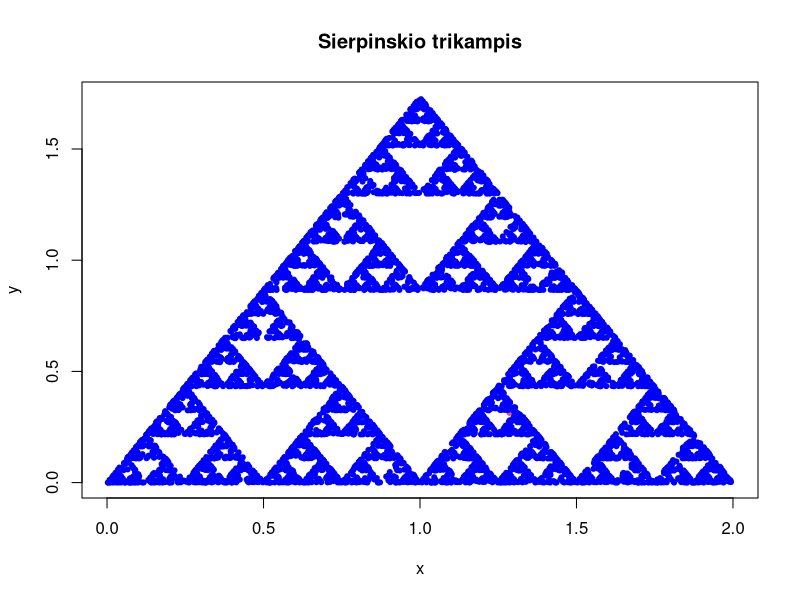

Write R code to recreate this figure.
## ---- chunk 1
A<-c(0,0)
B<-c(2,0)
C<-c(1,sqrt(3))
## ---- chunk 2
x1<-runif(1,0,1)
y1<-runif(1,0,1)
D <-rbind(c( (1 - sqrt(x1)) * A + (sqrt(x1) * (1 - y1)) * B + (sqrt(x1) * y1) * C))
D
## ---- chunk 3
pra<-function(){
  y<-sample(3, size=1)
  if ( y==1) {
    y<-A
  } else if ( y==2) {
    y<-B
  } else 
    y<-C
}
## ---- chunk 4
taskas<-function(){ 
  v1<-0.5*(D+pra())  
}
## ---- chunk 5
plot(taskas(), xlim=c(0,2), ylim=c(0,sqrt(3)), col=2, pch=20, xlab="x", ylab="y", main="Sierpinskio trikampis")
 
# Penktas žingsnis:
v<-matrix(NA,7000,2)
v[1,]<-c((0.5*(taskas()+pra())))
points(v, col="blue", pch=20)

# Šeštas žingsnis:
for(i in 2:7000){
  v[i,]<-c((0.5*(v[i-1,]+pra())))
  points(v[i,1], v[i,2], col="blue", pch=20)
}
